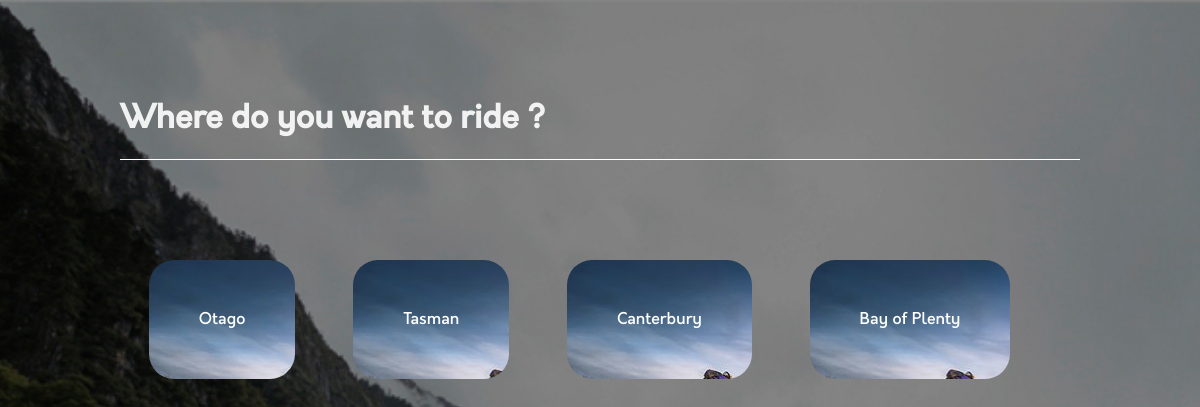
Screenshot of /jumps/location with the database file from the repository.
### tables this page shows
CREATE TABLE rides(
id INTEGER PRIMARY KEY, 
trail TEXT UNIQUE NOT NULL, 
location TEXT NOT NULL,
style TEXT NOT NULL, 
difficulty FLOAT, 
img TEXT,
distance FLOAT,
description TEXT );

### run.py (the view)
@app.route('/jumps/location')
def jump():
  ride = []
  con = sqlite3.connect(MENUDB)
  cur = con.execute('SELECT DISTINCT location, style FROM rides WHERE style="jumps"')
  for row in cur:
    ride.append(list(row))
  return render_template('location.html', ride=ride)

### templates/location.html (shortened to what this page needs)
{% extends "base.html" %}
{% block stylesheet %}{{ url_for('static', filename='landingstyles.css') }}{% endblock %}
{% block content %}
<div id="ride-type">
  <h1> Where do you want to ride ? </h1>
  <div class="line"></div>
  <div id="links">
    {% for trail in ride %}
    <a style="background-image:url( static/Images/Alpine.jpg )" href="/{{ trail[1] }}/{{ trail[0] }}/result"> {{ trail[0] }} </a>
    {% endfor %}
  </div>
  <br />
</div>
{% endblock %}

### static/landingstyles.css (style rules this page uses)
body { margin: 0; background-color: grey; background-image: url('Images/typeofride.jpg'); background-size: 100%; background-position: -10px 0; }
#ride-type { margin-top: 100px; width: 80%; margin-left: auto; margin-right: auto; }
h1 { font-family: 'OrkneyMedium', sans-serif; color: white; opacity: 0.9; }
.line { width: 100%; height: 1px; background-color: white; }
#links { margin-top: 00px; }
#links a { border-radius: 25px; text-align: center; text-decoration: none; padding: 50px; background-color: #2a7f98; margin-top: 100px; margin-right: 8%; margin-left: 8%; font-family: 'OrkneyMedium', sans-serif; color: white; float: left; }
@media only screen and (max-width: 1880px) { body { background-size: 2000px; } }
@media only screen and (max-width: 1880px) { #links a { margin-left: 5%; margin-right: 5%; } }
@media only screen and (max-width: 1600px) { #links a { margin-left: 4%; margin-right: 4%; } }
@media only screen and (max-width: 1375px) { body { background-position: -100px 0px; } }
@media only screen and (max-width: 1375px) { #links a { margin-left: 3%; margin-right: 3%; } }

### templates/base.html (style rules this page uses)
.fade-in { opacity: 0; -webkit-animation: fadeIn ease-in 1; -moz-animation: fadeIn ease-in 1; animation: fadeIn ease-in 1; -webkit-animation-fill-mode: forwards; -moz-animation-fill-mode: forwards; animation-fill-mode: forwards; -webkit-animation-duration: 1s; -moz-animation-duration: 1s; animation-duration: 1s; }
.fade-in.one { -webkit-animation-delay: 0.1s; -moz-animation-delay: 0.1s; animation-delay: 0.1s; }

### rows the page displays
rides: location "Otago"
rides: location "Tasman"
rides: location "Canterbury"

### other values shown
{{ trail[0] }} "Bay of Plenty"
